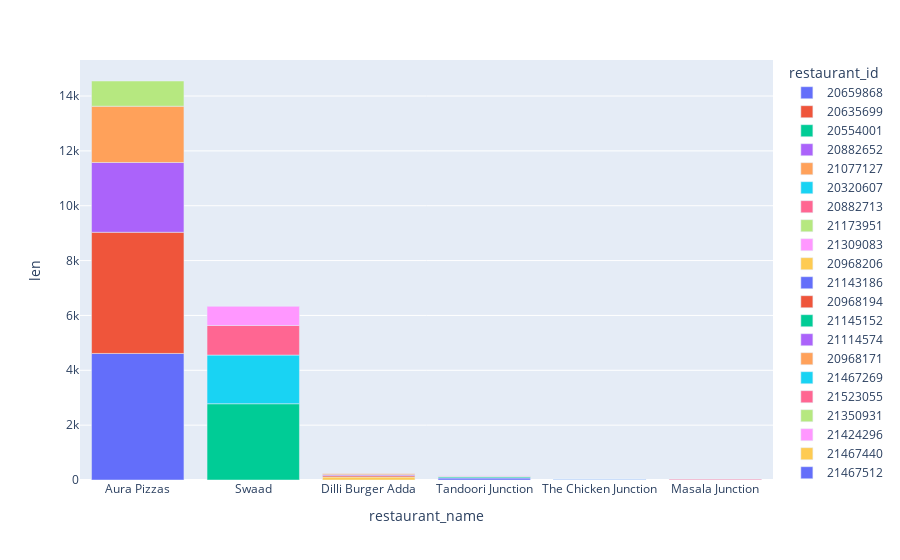

Notebook code for this chart:
### Code cell
px.bar(
    df_grouped_restaurant,
    x='restaurant_name',
    y='len',
    color='restaurant_id'
)

### Figure 1 — Plotly figure (JSON) as saved in the notebook; plotly's stock layout.template omitted (floating-point values rounded to 4 significant figures)
{"data": [{"hovertemplate": "restaurant_id=20659868<br>restaurant_name=%{x}<br>len=%{y}<extra></extra>", "legendgroup": "20659868", "marker": {"color": "#636efa", "pattern": {"shape": ""}}, "name": "20659868", "orientation": "v", "showlegend": true, "textposition": "auto", "type": "bar", "x": ["Aura Pizzas"], "xaxis": "x", "y": [4614], "yaxis": "y"}, {"hovertemplate": "restaurant_id=20635699<br>restaurant_name=%{x}<br>len=%{y}<extra></extra>", "legendgroup": "20635699", "marker": {"color": "#EF553B", "pattern": {"shape": ""}}, "name": "20635699", "orientation": "v", "showlegend": true, "textposition": "auto", "type": "bar", "x": ["Aura Pizzas"], "xaxis": "x", "y": [4418], "yaxis": "y"}, {"hovertemplate": "restaurant_id=20554001<br>restaurant_name=%{x}<br>len=%{y}<extra></extra>", "legendgroup": "20554001", "marker": {"color": "#00cc96", "pattern": {"shape": ""}}, "name": "20554001", "orientation": "v", "showlegend": true, "textposition": "auto", "type": "bar", "x": ["Swaad"], "xaxis": "x", "y": [2781], "yaxis": "y"}, {"hovertemplate": "restaurant_id=20882652<br>restaurant_name=%{x}<br>len=%{y}<extra></extra>", "legendgroup": "20882652", "marker": {"color": "#ab63fa", "pattern": {"shape": ""}}, "name": "20882652", "orientation": "v", "showlegend": true, "textposition": "auto", "type": "bar", "x": ["Aura Pizzas"], "xaxis": "x", "y": [2545], "yaxis": "y"}, {"hovertemplate": "restaurant_id=21077127<br>restaurant_name=%{x}<br>len=%{y}<extra></extra>", "legendgroup": "21077127", "marker": {"color": "#FFA15A", "pattern": {"shape": ""}}, "name": "21077127", "orientation": "v", "showlegend": true, "textposition": "auto", "type": "bar", "x": ["Aura Pizzas"], "xaxis": "x", "y": [2051], "yaxis": "y"}, {"hovertemplate": "restaurant_id=20320607<br>restaurant_name=%{x}<br>len=%{y}<extra></extra>", "legendgroup": "20320607", "marker": {"color": "#19d3f3", "pattern": {"shape": ""}}, "name": "20320607", "orientation": "v", "showlegend": true, "textposition": "auto", "type": "bar", "x": ["Swaad"], "xaxis": "x", "y": [1774], "yaxis": "y"}, {"hovertemplate": "restaurant_id=20882713<br>restaurant_name=%{x}<br>len=%{y}<extra></extra>", "legendgroup": "20882713", "marker": {"color": "#FF6692", "pattern": {"shape": ""}}, "name": "20882713", "orientation": "v", "showlegend": true, "textposition": "auto", "type": "bar", "x": ["Swaad"], "xaxis": "x", "y": [1079], "yaxis": "y"}, {"hovertemplate": "restaurant_id=21173951<br>restaurant_name=%{x}<br>len=%{y}<extra></extra>", "legendgroup": "21173951", "marker": {"color": "#B6E880", "pattern": {"shape": ""}}, "name": "21173951", "orientation": "v", "showlegend": true, "textposition": "auto", "type": "bar", "x": ["Aura Pizzas"], "xaxis": "x", "y": [920], "yaxis": "y"}, {"hovertemplate": "restaurant_id=21309083<br>restaurant_name=%{x}<br>len=%{y}<extra></extra>", "legendgroup": "21309083", "marker": {"color": "#FF97FF", "pattern": {"shape": ""}}, "name": "21309083", "orientation": "v", "showlegend": true, "textposition": "auto", "type": "bar", "x": ["Swaad"], "xaxis": "x", "y": [698], "yaxis": "y"}, {"hovertemplate": "restaurant_id=20968206<br>restaurant_name=%{x}<br>len=%{y}<extra></extra>", "legendgroup": "20968206", "marker": {"color": "#FECB52", "pattern": {"shape": ""}}, "name": "20968206", "orientation": "v", "showlegend": true, "textposition": "auto", "type": "bar", "x": ["Dilli Burger Adda"], "xaxis": "x", "y": [109], "yaxis": "y"}, {"hovertemplate": "restaurant_id=21143186<br>restaurant_name=%{x}<br>len=%{y}<extra></extra>", "legendgroup": "21143186", "marker": {"color": "#636efa", "pattern": {"shape": ""}}, "name": "21143186", "orientation": "v", "showlegend": true, "textposition": "auto", "type": "bar", "x": ["Tandoori Junction"], "xaxis": "x", "y": [72], "yaxis": "y"}, {"hovertemplate": "restaurant_id=20968194<br>restaurant_name=%{x}<br>len=%{y}<extra></extra>", "legendgroup": "20968194", "marker": {"color": "#EF553B", "pattern": {"shape": ""}}, "name": "20968194", "orientation": "v", "showlegend": true, "textposition": "auto", "type": "bar", "x": ["Dilli Burger Adda"], "xaxis": "x", "y": [47], "yaxis": "y"}, {"hovertemplate": "restaurant_id=21145152<br>restaurant_name=%{x}<br>len=%{y}<extra></extra>", "legendgroup": "21145152", "marker": {"color": "#00cc96", "pattern": {"shape": ""}}, "name": "21145152", "orientation": "v", "showlegend": true, "textposition": "auto", "type": "bar", "x": ["Tandoori Junction"], "xaxis": "x", "y": [38], "yaxis": "y"}, {"hovertemplate": "restaurant_id=21114574<br>restaurant_name=%{x}<br>len=%{y}<extra></extra>", "legendgroup": "21114574", "marker": {"color": "#ab63fa", "pattern": {"shape": ""}}, "name": "21114574", "orientation": "v", "showlegend": true, "textposition": "auto", "type": "bar", "x": ["Dilli Burger Adda"], "xaxis": "x", "y": [37], "yaxis": "y"}, {"hovertemplate": "restaurant_id=20968171<br>restaurant_name=%{x}<br>len=%{y}<extra></extra>", "legendgroup": "20968171", "marker": {"color": "#FFA15A", "pattern": {"shape": ""}}, "name": "20968171", "orientation": "v", "showlegend": true, "textposition": "auto", "type": "bar", "x": ["Dilli Burger Adda"], "xaxis": "x", "y": [34], "yaxis": "y"}, {"hovertemplate": "restaurant_id=21467269<br>restaurant_name=%{x}<br>len=%{y}<extra></extra>", "legendgroup": "21467269", "marker": {"color": "#19d3f3", "pattern": {"shape": ""}}, "name": "21467269", "orientation": "v", "showlegend": true, "textposition": "auto", "type": "bar", "x": ["The Chicken Junction"], "xaxis": "x", "y": [29], "yaxis": "y"}, {"hovertemplate": "restaurant_id=21523055<br>restaurant_name=%{x}<br>len=%{y}<extra></extra>", "legendgroup": "21523055", "marker": {"color": "#FF6692", "pattern": {"shape": ""}}, "name": "21523055", "orientation": "v", "showlegend": true, "textposition": "auto", "type": "bar", "x": ["Masala Junction"], "xaxis": "x", "y": [28], "yaxis": "y"}, {"hovertemplate": "restaurant_id=21350931<br>restaurant_name=%{x}<br>len=%{y}<extra></extra>", "legendgroup": "21350931", "marker": {"color": "#B6E880", "pattern": {"shape": ""}}, "name": "21350931", "orientation": "v", "showlegend": true, "textposition": "auto", "type": "bar", "x": ["Tandoori Junction"], "xaxis": "x", "y": [28], "yaxis": "y"}, {"hovertemplate": "restaurant_id=21424296<br>restaurant_name=%{x}<br>len=%{y}<extra></extra>", "legendgroup": "21424296", "marker": {"color": "#FF97FF", "pattern": {"shape": ""}}, "name": "21424296", "orientation": "v", "showlegend": true, "textposition": "auto", "type": "bar", "x": ["Tandoori Junction"], "xaxis": "x", "y": [16], "yaxis": "y"}, {"hovertemplate": "restaurant_id=21467440<br>restaurant_name=%{x}<br>len=%{y}<extra></extra>", "legendgroup": "21467440", "marker": {"color": "#FECB52", "pattern": {"shape": ""}}, "name": "21467440", "orientation": "v", "showlegend": true, "textposition": "auto", "type": "bar", "x": ["The Chicken Junction"], "xaxis": "x", "y": [2], "yaxis": "y"}, {"hovertemplate": "restaurant_id=21467512<br>restaurant_name=%{x}<br>len=%{y}<extra></extra>", "legendgroup": "21467512", "marker": {"color": "#636efa", "pattern": {"shape": ""}}, "name": "21467512", "orientation": "v", "showlegend": true, "textposition": "auto", "type": "bar", "x": ["The Chicken Junction"], "xaxis": "x", "y": [1], "yaxis": "y"}], "layout": {"barmode": "relative", "legend": {"title": {"text": "restaurant_id"}, "tracegroupgap": 0}, "margin": {"t": 60}, "xaxis": {"anchor": "y", "domain": [0, 1], "title": {"text": "restaurant_name"}}, "yaxis": {"anchor": "x", "domain": [0, 1], "title": {"text": "len"}}}}
